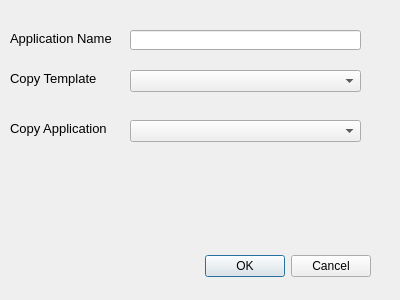
<?xml version="1.0" encoding="UTF-8"?>
<ui version="4.0">
 <class>NewApplicationCopy</class>
 <widget class="QDialog" name="NewApplicationCopy">
  <property name="geometry">
   <rect>
    <x>0</x>
    <y>0</y>
    <width>400</width>
    <height>300</height>
   </rect>
  </property>
  <property name="windowTitle">
   <string>New Application Copy</string>
  </property>
  <widget class="QWidget" name="layoutWidget">
   <property name="geometry">
    <rect>
     <x>20</x>
     <y>250</y>
     <width>351</width>
     <height>33</height>
    </rect>
   </property>
   <layout class="QHBoxLayout">
    <property name="spacing">
     <number>6</number>
    </property>
    <property name="leftMargin">
     <number>0</number>
    </property>
    <property name="topMargin">
     <number>0</number>
    </property>
    <property name="rightMargin">
     <number>0</number>
    </property>
    <property name="bottomMargin">
     <number>0</number>
    </property>
    <item>
     <spacer>
      <property name="orientation">
       <enum>Qt::Horizontal</enum>
      </property>
      <property name="sizeHint" stdset="0">
       <size>
        <width>131</width>
        <height>31</height>
       </size>
      </property>
     </spacer>
    </item>
    <item>
     <widget class="QPushButton" name="okButton">
      <property name="text">
       <string>OK</string>
      </property>
     </widget>
    </item>
    <item>
     <widget class="QPushButton" name="cancelButton">
      <property name="text">
       <string>Cancel</string>
      </property>
     </widget>
    </item>
   </layout>
  </widget>
  <widget class="QLineEdit" name="editAppName">
   <property name="geometry">
    <rect>
     <x>130</x>
     <y>30</y>
     <width>231</width>
     <height>20</height>
    </rect>
   </property>
  </widget>
  <widget class="QLabel" name="label">
   <property name="geometry">
    <rect>
     <x>10</x>
     <y>30</y>
     <width>101</width>
     <height>16</height>
    </rect>
   </property>
   <property name="font">
    <font>
     <pointsize>10</pointsize>
    </font>
   </property>
   <property name="text">
    <string>Application Name</string>
   </property>
  </widget>
  <widget class="QComboBox" name="comboBoxTpl">
   <property name="geometry">
    <rect>
     <x>130</x>
     <y>70</y>
     <width>231</width>
     <height>22</height>
    </rect>
   </property>
  </widget>
  <widget class="QLabel" name="label_2">
   <property name="geometry">
    <rect>
     <x>10</x>
     <y>70</y>
     <width>101</width>
     <height>16</height>
    </rect>
   </property>
   <property name="font">
    <font>
     <pointsize>10</pointsize>
    </font>
   </property>
   <property name="text">
    <string>Copy Template</string>
   </property>
  </widget>
  <widget class="QLabel" name="label_3">
   <property name="geometry">
    <rect>
     <x>10</x>
     <y>120</y>
     <width>101</width>
     <height>16</height>
    </rect>
   </property>
   <property name="font">
    <font>
     <pointsize>10</pointsize>
    </font>
   </property>
   <property name="text">
    <string>Copy Application</string>
   </property>
  </widget>
  <widget class="QComboBox" name="comboBoxApp">
   <property name="geometry">
    <rect>
     <x>130</x>
     <y>120</y>
     <width>231</width>
     <height>22</height>
    </rect>
   </property>
  </widget>
 </widget>
 <resources/>
 <connections>
  <connection>
   <sender>okButton</sender>
   <signal>clicked()</signal>
   <receiver>NewApplicationCopy</receiver>
   <slot>accept()</slot>
   <hints>
    <hint type="sourcelabel">
     <x>278</x>
     <y>253</y>
    </hint>
    <hint type="destinationlabel">
     <x>96</x>
     <y>254</y>
    </hint>
   </hints>
  </connection>
  <connection>
   <sender>cancelButton</sender>
   <signal>clicked()</signal>
   <receiver>NewApplicationCopy</receiver>
   <slot>reject()</slot>
   <hints>
    <hint type="sourcelabel">
     <x>369</x>
     <y>253</y>
    </hint>
    <hint type="destinationlabel">
     <x>179</x>
     <y>282</y>
    </hint>
   </hints>
  </connection>
 </connections>
</ui>
